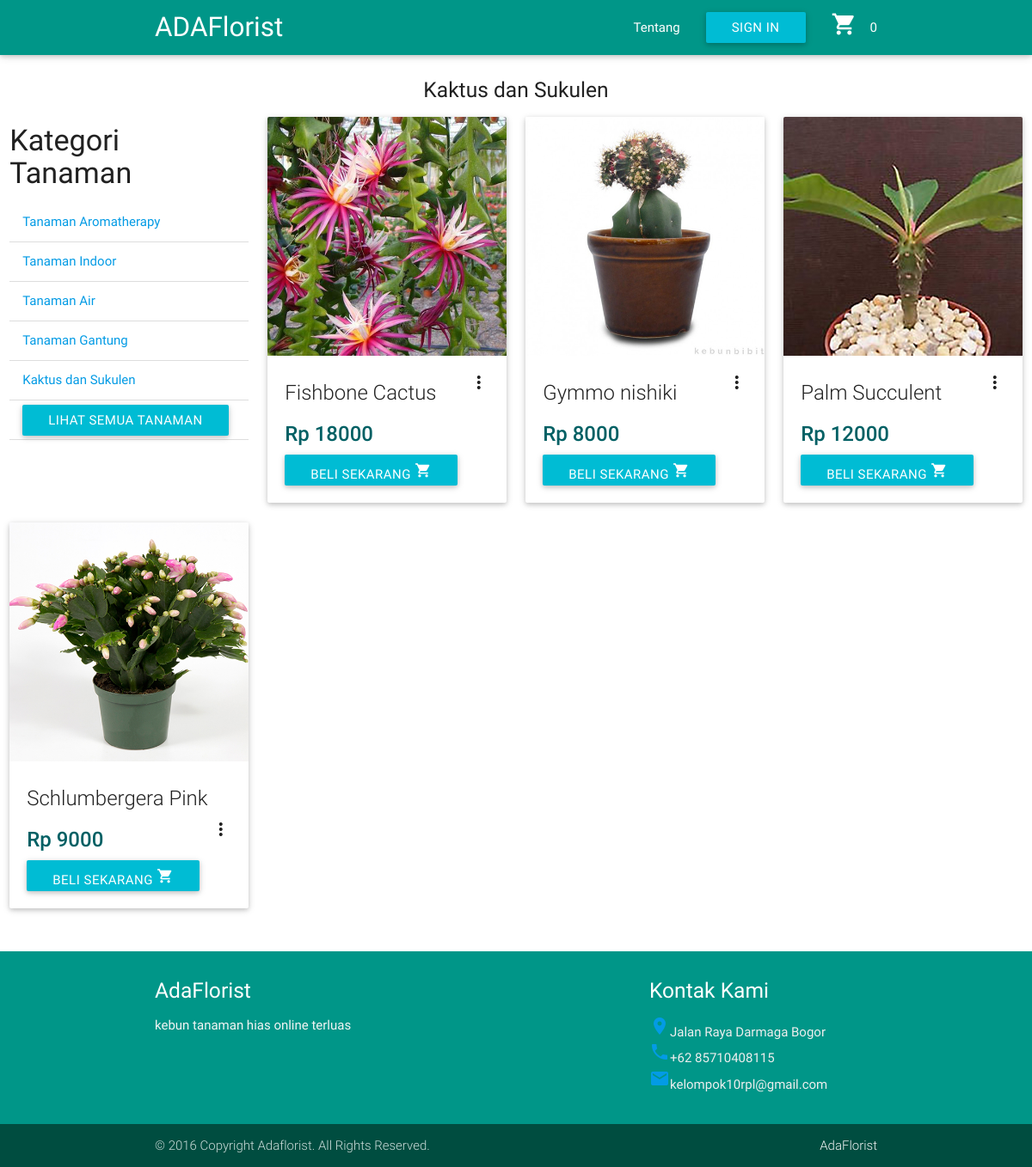
Screenshot of /kaktus.php with the database file from the repository.
### tables this page shows
CREATE TABLE `tanaman` (
  `ID_Tanaman` int(11) NOT NULL,
  `Nama_Tanaman` varchar(25) NOT NULL,
  `Harga_Tanaman` bigint(20) NOT NULL,
  `Deskripsi_Tanaman` varchar(500) NOT NULL,
  `Jumlah_Stok` int(11) NOT NULL,
  `Jenis_Tanaman` varchar(50) NOT NULL,
  `Gambar` varchar(100) NOT NULL,
  `Berat` float DEFAULT NULL,
  `Iklim` varchar(50) DEFAULT NULL,
  `Ukuran_Tanaman` varchar(50) DEFAULT NULL,
  `Media_Tanam` varchar(50) DEFAULT NULL,
  `Ukuranpot` varchar(50) DEFAULT NULL,
  `Penyiraman` varchar(50) DEFAULT NULL,
  `Kebutuhan_Sinar` varchar(50) DEFAULT NULL,
  `Pemupukan` varchar(100) DEFAULT NULL,
  `Asal_Bibit` varchar(100) DEFAULT NULL,
  `Kondisi_Tanaman` varchar(60) DEFAULT NULL,
  `jumlah_beli` int(20) NOT NULL DEFAULT '0',
  `jumlah_lihat` int(20) NOT NULL DEFAULT '0'
);

### kaktus.php (the view, shortened to what this page needs)
<!DOCTYPE html>
<html>
<head>
    <link type="text/css" rel="stylesheet" href="css/materialize.min.css" media="screen,projection" />
</head>
<body>
     <?php
    include 'header.php'
    ?>
    <div id="toko" class="row section scrollspy">
        <h5 align=center>Kaktus dan Sukulen</h5>
        <div class="col s3">
            <?php
        include 'kategori.php'
        ?>
        </div>
        <?php
        	include 'connect.php';
	        $tanamans = mysqli_query($connect, "SELECT * FROM tanaman where Jenis_Tanaman='Kaktus dan Sukulen'");
			while ($tanaman = mysqli_fetch_assoc($tanamans)) {
		?>
		<div class="col s3">
            <div class="card">
                <div class="card-image waves-effect waves-block waves-light">
                    <img class="activator" src="image/<?= $tanaman['Gambar']?>">
                </div>
                <div class="card-content">
                    <p class="card-title activator grey-text text-darken-4"><?php echo $tanaman['Nama_Tanaman'] ?><i class="material-icons right">more_vert</i></p>
                     <span class="card-title activator cyan-text text-darken-4"><strong>Rp <?php echo $tanaman['Harga_Tanaman'] ?></strong>
                    </span>
                    <p> <a class="waves effect waves-light btn cyan" href="tanaman.php?idtanaman=<?php echo $tanaman['ID_Tanaman']?> ">Beli Sekarang  <i class="material-icons">shopping_cart</i></a></p>
                </div>
            </div>
        </div>
        <?php } ?>
    </div>
</body>
<?php
require 'footer.php'
?>
</html>

### rows the page displays
tanaman: Gambar (picture), Nama_Tanaman "Fishbone Cactus", Harga_Tanaman "18000"
tanaman: Gambar (picture), Nama_Tanaman "Gymmo nishiki", Harga_Tanaman "8000"
tanaman: Gambar (picture), Nama_Tanaman "Palm Succulent", Harga_Tanaman "12000"
tanaman: Gambar (picture), Nama_Tanaman "Schlumbergera Pink", Harga_Tanaman "9000"
